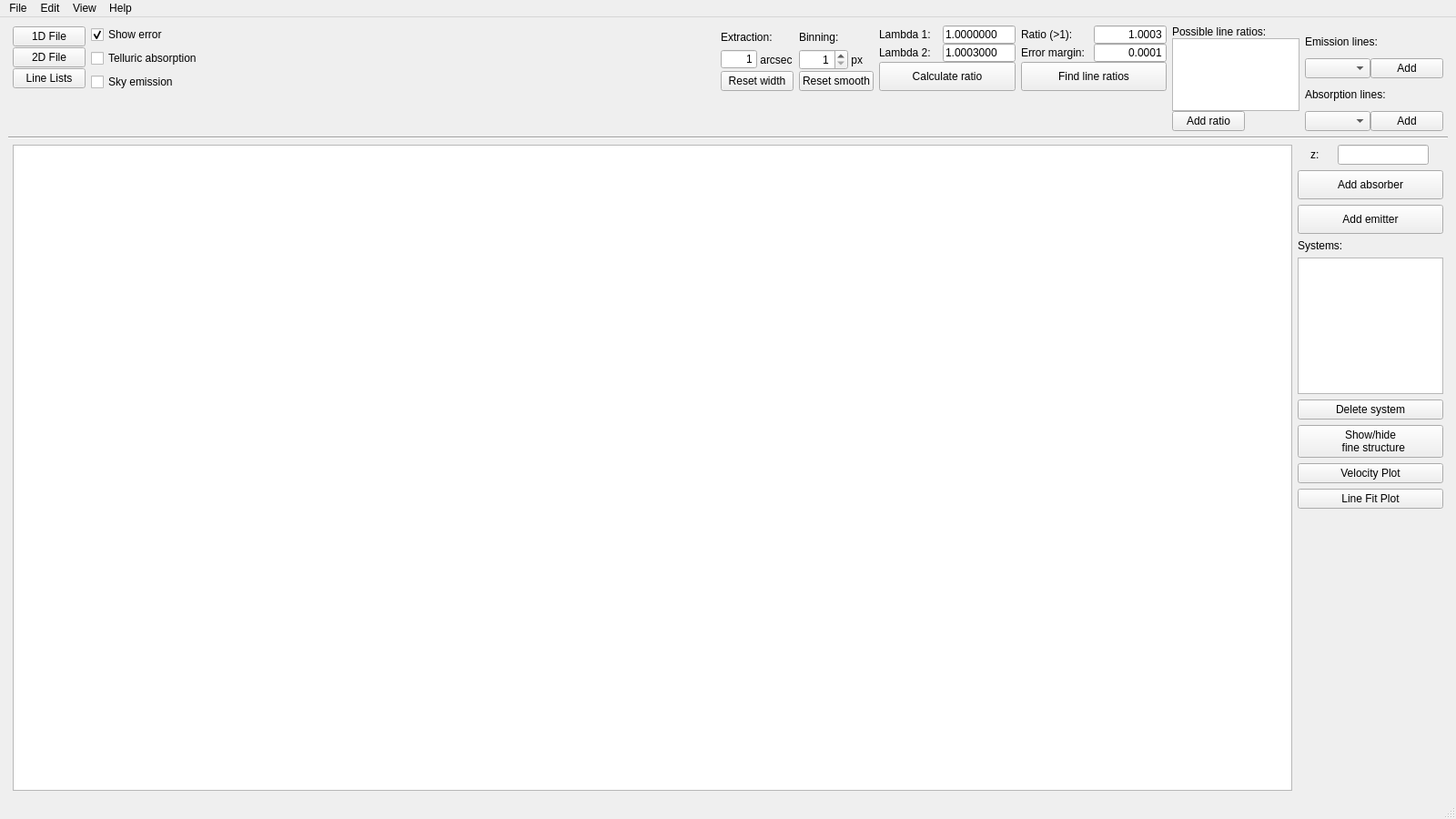
<?xml version="1.0" encoding="UTF-8"?>
<ui version="4.0">
 <class>MainWindow</class>
 <widget class="QMainWindow" name="MainWindow">
  <property name="geometry">
   <rect>
    <x>0</x>
    <y>0</y>
    <width>1600</width>
    <height>900</height>
   </rect>
  </property>
  <property name="windowTitle">
   <string>zHunter</string>
  </property>
  <widget class="QWidget" name="centralwidget">
   <property name="minimumSize">
    <size>
     <width>1300</width>
     <height>380</height>
    </size>
   </property>
   <layout class="QVBoxLayout" name="verticalLayout_11">
    <item>
     <layout class="QGridLayout" name="gridLayout_3">
      <property name="leftMargin">
       <number>5</number>
      </property>
      <property name="rightMargin">
       <number>5</number>
      </property>
      <item row="0" column="5">
       <layout class="QVBoxLayout" name="verticalLayout_2">
        <property name="spacing">
         <number>0</number>
        </property>
        <item>
         <layout class="QHBoxLayout" name="horizontalLayout_6">
          <item>
           <widget class="QLabel" name="label_wvlg_1">
            <property name="sizePolicy">
             <sizepolicy hsizetype="Fixed" vsizetype="Preferred">
              <horstretch>0</horstretch>
              <verstretch>0</verstretch>
             </sizepolicy>
            </property>
            <property name="minimumSize">
             <size>
              <width>70</width>
              <height>20</height>
             </size>
            </property>
            <property name="maximumSize">
             <size>
              <width>70</width>
              <height>30</height>
             </size>
            </property>
            <property name="text">
             <string>Lambda 1:</string>
            </property>
           </widget>
          </item>
          <item>
           <widget class="QLineEdit" name="txb_wvlg1">
            <property name="sizePolicy">
             <sizepolicy hsizetype="Fixed" vsizetype="Preferred">
              <horstretch>0</horstretch>
              <verstretch>0</verstretch>
             </sizepolicy>
            </property>
            <property name="minimumSize">
             <size>
              <width>80</width>
              <height>20</height>
             </size>
            </property>
            <property name="maximumSize">
             <size>
              <width>80</width>
              <height>20</height>
             </size>
            </property>
            <property name="text">
             <string>1.0000000</string>
            </property>
            <property name="alignment">
             <set>Qt::AlignLeading|Qt::AlignLeft|Qt::AlignVCenter</set>
            </property>
           </widget>
          </item>
         </layout>
        </item>
        <item>
         <layout class="QHBoxLayout" name="horizontalLayout_8">
          <item>
           <widget class="QLabel" name="label_wvlg_2">
            <property name="sizePolicy">
             <sizepolicy hsizetype="Fixed" vsizetype="Preferred">
              <horstretch>0</horstretch>
              <verstretch>0</verstretch>
             </sizepolicy>
            </property>
            <property name="minimumSize">
             <size>
              <width>70</width>
              <height>20</height>
             </size>
            </property>
            <property name="maximumSize">
             <size>
              <width>70</width>
              <height>30</height>
             </size>
            </property>
            <property name="text">
             <string>Lambda 2:</string>
            </property>
           </widget>
          </item>
          <item>
           <widget class="QLineEdit" name="txb_wvlg2">
            <property name="enabled">
             <bool>true</bool>
            </property>
            <property name="sizePolicy">
             <sizepolicy hsizetype="Fixed" vsizetype="Preferred">
              <horstretch>0</horstretch>
              <verstretch>0</verstretch>
             </sizepolicy>
            </property>
            <property name="minimumSize">
             <size>
              <width>80</width>
              <height>20</height>
             </size>
            </property>
            <property name="maximumSize">
             <size>
              <width>80</width>
              <height>20</height>
             </size>
            </property>
            <property name="text">
             <string>1.0003000</string>
            </property>
           </widget>
          </item>
         </layout>
        </item>
        <item>
         <widget class="QPushButton" name="ratio_btn">
          <property name="sizePolicy">
           <sizepolicy hsizetype="Fixed" vsizetype="Fixed">
            <horstretch>0</horstretch>
            <verstretch>0</verstretch>
           </sizepolicy>
          </property>
          <property name="minimumSize">
           <size>
            <width>0</width>
            <height>0</height>
           </size>
          </property>
          <property name="maximumSize">
           <size>
            <width>200</width>
            <height>40</height>
           </size>
          </property>
          <property name="cursor">
           <cursorShape>PointingHandCursor</cursorShape>
          </property>
          <property name="text">
           <string>Calculate ratio</string>
          </property>
         </widget>
        </item>
       </layout>
      </item>
      <item row="0" column="7" rowspan="2">
       <layout class="QVBoxLayout" name="verticalLayout_8">
        <property name="spacing">
         <number>0</number>
        </property>
        <property name="sizeConstraint">
         <enum>QLayout::SetFixedSize</enum>
        </property>
        <item>
         <widget class="QLabel" name="label_poss_ratio">
          <property name="sizePolicy">
           <sizepolicy hsizetype="Fixed" vsizetype="Preferred">
            <horstretch>0</horstretch>
            <verstretch>0</verstretch>
           </sizepolicy>
          </property>
          <property name="text">
           <string>Possible line ratios:</string>
          </property>
         </widget>
        </item>
        <item>
         <widget class="QListWidget" name="ratio_name_list">
          <property name="sizePolicy">
           <sizepolicy hsizetype="Fixed" vsizetype="Fixed">
            <horstretch>0</horstretch>
            <verstretch>0</verstretch>
           </sizepolicy>
          </property>
          <property name="minimumSize">
           <size>
            <width>140</width>
            <height>20</height>
           </size>
          </property>
          <property name="maximumSize">
           <size>
            <width>140</width>
            <height>80</height>
           </size>
          </property>
         </widget>
        </item>
        <item>
         <widget class="QPushButton" name="add_ratio_btn">
          <property name="sizePolicy">
           <sizepolicy hsizetype="Fixed" vsizetype="Fixed">
            <horstretch>0</horstretch>
            <verstretch>0</verstretch>
           </sizepolicy>
          </property>
          <property name="cursor">
           <cursorShape>PointingHandCursor</cursorShape>
          </property>
          <property name="text">
           <string>Add ratio</string>
          </property>
         </widget>
        </item>
       </layout>
      </item>
      <item row="0" column="6">
       <layout class="QVBoxLayout" name="verticalLayout">
        <property name="spacing">
         <number>0</number>
        </property>
        <item>
         <layout class="QHBoxLayout" name="horizontalLayout_5">
          <item>
           <widget class="QLabel" name="label_ratio">
            <property name="sizePolicy">
             <sizepolicy hsizetype="Fixed" vsizetype="Preferred">
              <horstretch>0</horstretch>
              <verstretch>0</verstretch>
             </sizepolicy>
            </property>
            <property name="minimumSize">
             <size>
              <width>80</width>
              <height>20</height>
             </size>
            </property>
            <property name="maximumSize">
             <size>
              <width>80</width>
              <height>30</height>
             </size>
            </property>
            <property name="text">
             <string>Ratio (&gt;1):</string>
            </property>
           </widget>
          </item>
          <item>
           <widget class="QLineEdit" name="txb_ratio">
            <property name="enabled">
             <bool>true</bool>
            </property>
            <property name="sizePolicy">
             <sizepolicy hsizetype="Minimum" vsizetype="Fixed">
              <horstretch>0</horstretch>
              <verstretch>0</verstretch>
             </sizepolicy>
            </property>
            <property name="minimumSize">
             <size>
              <width>80</width>
              <height>20</height>
             </size>
            </property>
            <property name="maximumSize">
             <size>
              <width>80</width>
              <height>20</height>
             </size>
            </property>
            <property name="text">
             <string>1.0003</string>
            </property>
            <property name="frame">
             <bool>true</bool>
            </property>
            <property name="cursorPosition">
             <number>6</number>
            </property>
            <property name="alignment">
             <set>Qt::AlignRight|Qt::AlignTrailing|Qt::AlignVCenter</set>
            </property>
            <property name="readOnly">
             <bool>false</bool>
            </property>
            <property name="placeholderText">
             <string/>
            </property>
            <property name="clearButtonEnabled">
             <bool>false</bool>
            </property>
           </widget>
          </item>
         </layout>
        </item>
        <item>
         <layout class="QHBoxLayout" name="horizontalLayout_7">
          <item>
           <widget class="QLabel" name="label">
            <property name="sizePolicy">
             <sizepolicy hsizetype="Fixed" vsizetype="Preferred">
              <horstretch>0</horstretch>
              <verstretch>0</verstretch>
             </sizepolicy>
            </property>
            <property name="minimumSize">
             <size>
              <width>80</width>
              <height>20</height>
             </size>
            </property>
            <property name="maximumSize">
             <size>
              <width>80</width>
              <height>30</height>
             </size>
            </property>
            <property name="text">
             <string>Error margin:</string>
            </property>
           </widget>
          </item>
          <item>
           <widget class="QLineEdit" name="txb_ratio_error_margin">
            <property name="sizePolicy">
             <sizepolicy hsizetype="Minimum" vsizetype="Fixed">
              <horstretch>0</horstretch>
              <verstretch>0</verstretch>
             </sizepolicy>
            </property>
            <property name="minimumSize">
             <size>
              <width>80</width>
              <height>20</height>
             </size>
            </property>
            <property name="maximumSize">
             <size>
              <width>80</width>
              <height>20</height>
             </size>
            </property>
            <property name="text">
             <string>0.0001</string>
            </property>
            <property name="alignment">
             <set>Qt::AlignRight|Qt::AlignTrailing|Qt::AlignVCenter</set>
            </property>
            <property name="clearButtonEnabled">
             <bool>false</bool>
            </property>
           </widget>
          </item>
         </layout>
        </item>
        <item>
         <widget class="QPushButton" name="find_line_ratios_btn">
          <property name="sizePolicy">
           <sizepolicy hsizetype="Fixed" vsizetype="Fixed">
            <horstretch>0</horstretch>
            <verstretch>0</verstretch>
           </sizepolicy>
          </property>
          <property name="maximumSize">
           <size>
            <width>200</width>
            <height>40</height>
           </size>
          </property>
          <property name="cursor">
           <cursorShape>PointingHandCursor</cursorShape>
          </property>
          <property name="text">
           <string>Find line ratios</string>
          </property>
         </widget>
        </item>
       </layout>
      </item>
      <item row="0" column="8" rowspan="2">
       <layout class="QVBoxLayout" name="verticalLayout_9">
        <property name="spacing">
         <number>0</number>
        </property>
        <item>
         <layout class="QGridLayout" name="gridLayout_2">
          <property name="verticalSpacing">
           <number>0</number>
          </property>
          <item row="0" column="0" colspan="2">
           <widget class="QLabel" name="label_em_line">
            <property name="sizePolicy">
             <sizepolicy hsizetype="Fixed" vsizetype="Preferred">
              <horstretch>0</horstretch>
              <verstretch>0</verstretch>
             </sizepolicy>
            </property>
            <property name="text">
             <string>Emission lines:</string>
            </property>
           </widget>
          </item>
          <item row="1" column="0">
           <widget class="QComboBox" name="cbb_em_line"/>
          </item>
          <item row="1" column="1">
           <widget class="QPushButton" name="add_em_line_btn">
            <property name="sizePolicy">
             <sizepolicy hsizetype="Fixed" vsizetype="Fixed">
              <horstretch>0</horstretch>
              <verstretch>0</verstretch>
             </sizepolicy>
            </property>
            <property name="cursor">
             <cursorShape>PointingHandCursor</cursorShape>
            </property>
            <property name="text">
             <string>Add</string>
            </property>
           </widget>
          </item>
         </layout>
        </item>
        <item>
         <layout class="QGridLayout" name="gridLayout">
          <property name="horizontalSpacing">
           <number>-1</number>
          </property>
          <property name="verticalSpacing">
           <number>0</number>
          </property>
          <item row="0" column="0" colspan="2">
           <widget class="QLabel" name="label_em_line_2">
            <property name="sizePolicy">
             <sizepolicy hsizetype="Fixed" vsizetype="Preferred">
              <horstretch>0</horstretch>
              <verstretch>0</verstretch>
             </sizepolicy>
            </property>
            <property name="text">
             <string>Absorption lines:</string>
            </property>
           </widget>
          </item>
          <item row="1" column="0">
           <widget class="QComboBox" name="cbb_abs_line"/>
          </item>
          <item row="1" column="1">
           <widget class="QPushButton" name="add_abs_line_btn">
            <property name="sizePolicy">
             <sizepolicy hsizetype="Fixed" vsizetype="Fixed">
              <horstretch>0</horstretch>
              <verstretch>0</verstretch>
             </sizepolicy>
            </property>
            <property name="cursor">
             <cursorShape>PointingHandCursor</cursorShape>
            </property>
            <property name="text">
             <string>Add</string>
            </property>
           </widget>
          </item>
         </layout>
        </item>
       </layout>
      </item>
      <item row="0" column="0">
       <layout class="QVBoxLayout" name="verticalLayout_7">
        <property name="spacing">
         <number>0</number>
        </property>
        <item>
         <widget class="QPushButton" name="file_1D_btn">
          <property name="cursor">
           <cursorShape>PointingHandCursor</cursorShape>
          </property>
          <property name="text">
           <string>1D File</string>
          </property>
         </widget>
        </item>
        <item>
         <widget class="QPushButton" name="file_2D_btn">
          <property name="cursor">
           <cursorShape>PointingHandCursor</cursorShape>
          </property>
          <property name="text">
           <string>2D File</string>
          </property>
         </widget>
        </item>
        <item>
         <widget class="QPushButton" name="file_line_list_btn">
          <property name="cursor">
           <cursorShape>PointingHandCursor</cursorShape>
          </property>
          <property name="text">
           <string>Line Lists</string>
          </property>
         </widget>
        </item>
       </layout>
      </item>
      <item row="0" column="1">
       <layout class="QVBoxLayout" name="verticalLayout_6">
        <item>
         <widget class="QCheckBox" name="show_uncertainty_chb">
          <property name="text">
           <string>Show error</string>
          </property>
          <property name="checked">
           <bool>true</bool>
          </property>
         </widget>
        </item>
        <item>
         <widget class="QCheckBox" name="telluric_chb">
          <property name="text">
           <string>Telluric absorption</string>
          </property>
          <property name="checked">
           <bool>false</bool>
          </property>
         </widget>
        </item>
        <item>
         <widget class="QCheckBox" name="sky_bkg_chb">
          <property name="text">
           <string>Sky emission</string>
          </property>
          <property name="checked">
           <bool>false</bool>
          </property>
         </widget>
        </item>
       </layout>
      </item>
      <item row="0" column="2">
       <spacer name="horizontalSpacer_2">
        <property name="orientation">
         <enum>Qt::Horizontal</enum>
        </property>
        <property name="sizeType">
         <enum>QSizePolicy::MinimumExpanding</enum>
        </property>
        <property name="sizeHint" stdset="0">
         <size>
          <width>18</width>
          <height>20</height>
         </size>
        </property>
       </spacer>
      </item>
      <item row="0" column="3">
       <layout class="QVBoxLayout" name="verticalLayout_4">
        <property name="spacing">
         <number>0</number>
        </property>
        <item>
         <widget class="QLabel" name="label_extraction">
          <property name="sizePolicy">
           <sizepolicy hsizetype="MinimumExpanding" vsizetype="Preferred">
            <horstretch>0</horstretch>
            <verstretch>0</verstretch>
           </sizepolicy>
          </property>
          <property name="minimumSize">
           <size>
            <width>70</width>
            <height>20</height>
           </size>
          </property>
          <property name="maximumSize">
           <size>
            <width>80</width>
            <height>30</height>
           </size>
          </property>
          <property name="text">
           <string>Extraction:</string>
          </property>
         </widget>
        </item>
        <item>
         <layout class="QHBoxLayout" name="horizontalLayout_2">
          <item>
           <widget class="QLineEdit" name="txb_extraction_width">
            <property name="sizePolicy">
             <sizepolicy hsizetype="Fixed" vsizetype="Fixed">
              <horstretch>0</horstretch>
              <verstretch>0</verstretch>
             </sizepolicy>
            </property>
            <property name="maximumSize">
             <size>
              <width>40</width>
              <height>20</height>
             </size>
            </property>
            <property name="text">
             <string>1</string>
            </property>
            <property name="alignment">
             <set>Qt::AlignRight|Qt::AlignTrailing|Qt::AlignVCenter</set>
            </property>
           </widget>
          </item>
          <item>
           <widget class="QLabel" name="label_extraction_width_unit">
            <property name="text">
             <string> arcsec</string>
            </property>
           </widget>
          </item>
         </layout>
        </item>
        <item>
         <widget class="QPushButton" name="reset_width_btn">
          <property name="sizePolicy">
           <sizepolicy hsizetype="Fixed" vsizetype="Fixed">
            <horstretch>0</horstretch>
            <verstretch>0</verstretch>
           </sizepolicy>
          </property>
          <property name="cursor">
           <cursorShape>PointingHandCursor</cursorShape>
          </property>
          <property name="text">
           <string>Reset width</string>
          </property>
         </widget>
        </item>
       </layout>
      </item>
      <item row="0" column="4">
       <layout class="QVBoxLayout" name="verticalLayout_3">
        <property name="spacing">
         <number>0</number>
        </property>
        <item>
         <widget class="QLabel" name="label_smooth">
          <property name="sizePolicy">
           <sizepolicy hsizetype="MinimumExpanding" vsizetype="Preferred">
            <horstretch>0</horstretch>
            <verstretch>0</verstretch>
           </sizepolicy>
          </property>
          <property name="minimumSize">
           <size>
            <width>70</width>
            <height>20</height>
           </size>
          </property>
          <property name="maximumSize">
           <size>
            <width>80</width>
            <height>30</height>
           </size>
          </property>
          <property name="text">
           <string>Binning:</string>
          </property>
         </widget>
        </item>
        <item>
         <layout class="QHBoxLayout" name="horizontalLayout_3">
          <item>
           <widget class="QSpinBox" name="spb_bin">
            <property name="alignment">
             <set>Qt::AlignRight|Qt::AlignTrailing|Qt::AlignVCenter</set>
            </property>
            <property name="minimum">
             <number>1</number>
            </property>
            <property name="maximum">
             <number>1000</number>
            </property>
           </widget>
          </item>
          <item>
           <widget class="QLabel" name="label_smooth_unit">
            <property name="text">
             <string> px</string>
            </property>
           </widget>
          </item>
         </layout>
        </item>
        <item>
         <widget class="QPushButton" name="reset_smooth_btn">
          <property name="sizePolicy">
           <sizepolicy hsizetype="Fixed" vsizetype="Fixed">
            <horstretch>0</horstretch>
            <verstretch>0</verstretch>
           </sizepolicy>
          </property>
          <property name="cursor">
           <cursorShape>PointingHandCursor</cursorShape>
          </property>
          <property name="text">
           <string>Reset smooth</string>
          </property>
         </widget>
        </item>
       </layout>
      </item>
     </layout>
    </item>
    <item>
     <widget class="Line" name="line_3">
      <property name="orientation">
       <enum>Qt::Horizontal</enum>
      </property>
     </widget>
    </item>
    <item>
     <layout class="QHBoxLayout" name="horizontalLayout_4">
      <property name="leftMargin">
       <number>5</number>
      </property>
      <property name="rightMargin">
       <number>5</number>
      </property>
      <item>
       <widget class="MainGraphicsWidget" name="graphLayout">
        <property name="minimumSize">
         <size>
          <width>400</width>
          <height>300</height>
         </size>
        </property>
       </widget>
      </item>
      <item>
       <layout class="QVBoxLayout" name="verticalLayout_10">
        <item>
         <layout class="QHBoxLayout" name="horizontalLayout">
          <item>
           <widget class="QLabel" name="label_z">
            <property name="sizePolicy">
             <sizepolicy hsizetype="Fixed" vsizetype="Preferred">
              <horstretch>0</horstretch>
              <verstretch>0</verstretch>
             </sizepolicy>
            </property>
            <property name="text">
             <string>z:</string>
            </property>
           </widget>
          </item>
          <item>
           <widget class="QLineEdit" name="txb_z">
            <property name="sizePolicy">
             <sizepolicy hsizetype="Minimum" vsizetype="Fixed">
              <horstretch>0</horstretch>
              <verstretch>0</verstretch>
             </sizepolicy>
            </property>
            <property name="maximumSize">
             <size>
              <width>100</width>
              <height>16777215</height>
             </size>
            </property>
           </widget>
          </item>
         </layout>
        </item>
        <item>
         <widget class="QPushButton" name="add_abs_btn">
          <property name="sizePolicy">
           <sizepolicy hsizetype="Minimum" vsizetype="Maximum">
            <horstretch>0</horstretch>
            <verstretch>0</verstretch>
           </sizepolicy>
          </property>
          <property name="minimumSize">
           <size>
            <width>110</width>
            <height>32</height>
           </size>
          </property>
          <property name="cursor">
           <cursorShape>PointingHandCursor</cursorShape>
          </property>
          <property name="text">
           <string>Add absorber</string>
          </property>
         </widget>
        </item>
        <item>
         <widget class="QPushButton" name="add_em_btn">
          <property name="sizePolicy">
           <sizepolicy hsizetype="Minimum" vsizetype="Fixed">
            <horstretch>0</horstretch>
            <verstretch>0</verstretch>
           </sizepolicy>
          </property>
          <property name="minimumSize">
           <size>
            <width>100</width>
            <height>32</height>
           </size>
          </property>
          <property name="cursor">
           <cursorShape>PointingHandCursor</cursorShape>
          </property>
          <property name="text">
           <string>Add emitter</string>
          </property>
         </widget>
        </item>
        <item>
         <widget class="QLabel" name="label_abs_list">
          <property name="sizePolicy">
           <sizepolicy hsizetype="Fixed" vsizetype="Preferred">
            <horstretch>0</horstretch>
            <verstretch>0</verstretch>
           </sizepolicy>
          </property>
          <property name="text">
           <string>Systems:</string>
          </property>
         </widget>
        </item>
        <item>
         <widget class="QListView" name="specsysView">
          <property name="sizePolicy">
           <sizepolicy hsizetype="Fixed" vsizetype="MinimumExpanding">
            <horstretch>0</horstretch>
            <verstretch>0</verstretch>
           </sizepolicy>
          </property>
          <property name="minimumSize">
           <size>
            <width>140</width>
            <height>50</height>
           </size>
          </property>
          <property name="maximumSize">
           <size>
            <width>160</width>
            <height>150</height>
           </size>
          </property>
          <property name="autoFillBackground">
           <bool>false</bool>
          </property>
         </widget>
        </item>
        <item>
         <widget class="QPushButton" name="del_specsys_btn">
          <property name="sizePolicy">
           <sizepolicy hsizetype="Minimum" vsizetype="Fixed">
            <horstretch>0</horstretch>
            <verstretch>0</verstretch>
           </sizepolicy>
          </property>
          <property name="cursor">
           <cursorShape>PointingHandCursor</cursorShape>
          </property>
          <property name="text">
           <string>Delete system</string>
          </property>
         </widget>
        </item>
        <item>
         <widget class="QPushButton" name="fine_structure_btn">
          <property name="sizePolicy">
           <sizepolicy hsizetype="Minimum" vsizetype="Fixed">
            <horstretch>0</horstretch>
            <verstretch>0</verstretch>
           </sizepolicy>
          </property>
          <property name="cursor">
           <cursorShape>PointingHandCursor</cursorShape>
          </property>
          <property name="text">
           <string>Show/hide 
  fine structure</string>
          </property>
         </widget>
        </item>
        <item>
         <widget class="QPushButton" name="velocity_plot_btn">
          <property name="sizePolicy">
           <sizepolicy hsizetype="Minimum" vsizetype="Fixed">
            <horstretch>0</horstretch>
            <verstretch>0</verstretch>
           </sizepolicy>
          </property>
          <property name="cursor">
           <cursorShape>PointingHandCursor</cursorShape>
          </property>
          <property name="text">
           <string>Velocity Plot</string>
          </property>
         </widget>
        </item>
        <item>
         <widget class="QPushButton" name="line_fit_plot_btn">
          <property name="cursor">
           <cursorShape>PointingHandCursor</cursorShape>
          </property>
          <property name="text">
           <string>Line Fit Plot</string>
          </property>
         </widget>
        </item>
        <item>
         <spacer name="verticalSpacer">
          <property name="orientation">
           <enum>Qt::Vertical</enum>
          </property>
          <property name="sizeHint" stdset="0">
           <size>
            <width>20</width>
            <height>18</height>
           </size>
          </property>
         </spacer>
        </item>
       </layout>
      </item>
     </layout>
    </item>
   </layout>
  </widget>
  <widget class="QMenuBar" name="menubar">
   <property name="geometry">
    <rect>
     <x>0</x>
     <y>0</y>
     <width>1600</width>
     <height>24</height>
    </rect>
   </property>
   <widget class="QMenu" name="menuHelp">
    <property name="title">
     <string>Help</string>
    </property>
    <addaction name="actionKey_Bindings"/>
    <addaction name="actionDocumentation"/>
   </widget>
   <widget class="QMenu" name="menuEdit">
    <property name="title">
     <string>Edit</string>
    </property>
    <widget class="QMenu" name="menuWavelength_correction">
     <property name="title">
      <string>Wavelength correction</string>
     </property>
     <addaction name="action_to_vacuum"/>
     <addaction name="actionTo_air"/>
     <addaction name="actionHeliocentric"/>
     <addaction name="actionBarycentric"/>
    </widget>
    <addaction name="menuWavelength_correction"/>
    <addaction name="actionUnits"/>
    <addaction name="actionSmoothing"/>
    <addaction name="actionWavelength_correction"/>
   </widget>
   <widget class="QMenu" name="menuView">
    <property name="title">
     <string>View</string>
    </property>
    <addaction name="actionShow_error"/>
    <addaction name="actionShow_telluric_absorption"/>
    <addaction name="actionShow_sky_emission"/>
   </widget>
   <widget class="QMenu" name="menuFile">
    <property name="title">
     <string>File</string>
    </property>
    <addaction name="actionOpen"/>
    <addaction name="actionOpen_2D"/>
   </widget>
   <addaction name="menuFile"/>
   <addaction name="menuEdit"/>
   <addaction name="menuView"/>
   <addaction name="menuHelp"/>
  </widget>
  <widget class="QStatusBar" name="statusbar"/>
  <action name="actionKey_Bindings">
   <property name="text">
    <string>Key Bindings</string>
   </property>
  </action>
  <action name="action_to_vacuum">
   <property name="text">
    <string>To vacuum</string>
   </property>
  </action>
  <action name="actionTo_air">
   <property name="text">
    <string>To air</string>
   </property>
  </action>
  <action name="actionHeliocentric">
   <property name="text">
    <string>Heliocentric</string>
   </property>
  </action>
  <action name="actionBarycentric">
   <property name="text">
    <string>Barycentric</string>
   </property>
  </action>
  <action name="actionShow_error">
   <property name="checkable">
    <bool>true</bool>
   </property>
   <property name="checked">
    <bool>true</bool>
   </property>
   <property name="text">
    <string>Show error</string>
   </property>
  </action>
  <action name="actionShow_telluric_absorption">
   <property name="checkable">
    <bool>true</bool>
   </property>
   <property name="text">
    <string>Show telluric absorption</string>
   </property>
  </action>
  <action name="actionShow_sky_emission">
   <property name="checkable">
    <bool>true</bool>
   </property>
   <property name="text">
    <string>Show sky emission</string>
   </property>
  </action>
  <action name="actionOpen">
   <property name="text">
    <string>Open 1D</string>
   </property>
   <property name="statusTip">
    <string extracomment="Open 1D spectrum"/>
   </property>
   <property name="shortcut">
    <string>Ctrl+O</string>
   </property>
  </action>
  <action name="actionOpen_2D">
   <property name="text">
    <string>Open 2D</string>
   </property>
   <property name="statusTip">
    <string extracomment="Open 2D fits spectrum"/>
   </property>
   <property name="shortcut">
    <string>Ctrl+Shift+O</string>
   </property>
  </action>
  <action name="actionDocumentation">
   <property name="text">
    <string>Documentation</string>
   </property>
  </action>
  <action name="actionUnits">
   <property name="text">
    <string>Units</string>
   </property>
   <property name="statusTip">
    <string extracomment="Open units menu"/>
   </property>
  </action>
  <action name="actionSmoothing">
   <property name="text">
    <string>Smoothing</string>
   </property>
   <property name="statusTip">
    <string extracomment="Open smoothing menu"/>
   </property>
  </action>
  <action name="actionWavelength_correction">
   <property name="text">
    <string>Wavelength correction</string>
   </property>
   <property name="statusTip">
    <string extracomment="Open wavelength correction menu"/>
   </property>
  </action>
 </widget>
 <customwidgets>
  <customwidget>
   <class>MainGraphicsWidget</class>
   <extends>QGraphicsView</extends>
   <header>zhunter.MainGraphicsWidget</header>
  </customwidget>
 </customwidgets>
 <resources/>
 <connections>
  <connection>
   <sender>ratio_btn</sender>
   <signal>released()</signal>
   <receiver>txb_ratio</receiver>
   <slot>update()</slot>
   <hints>
    <hint type="sourcelabel">
     <x>834</x>
     <y>213</y>
    </hint>
    <hint type="destinationlabel">
     <x>855</x>
     <y>257</y>
    </hint>
   </hints>
  </connection>
 </connections>
</ui>
